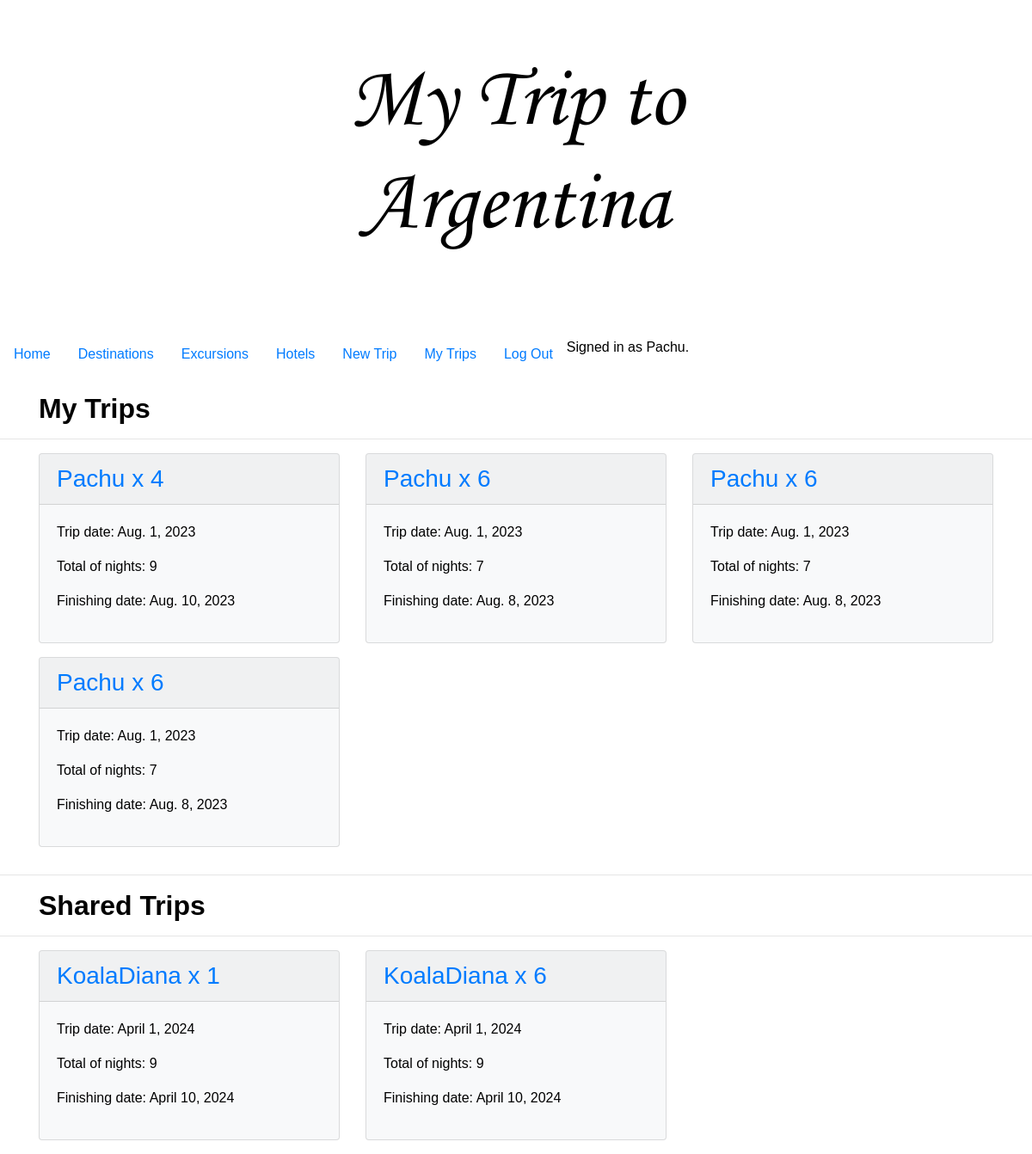
The app's page /mytrips (signed in) with its own data.
### argentina/models.py (models this page shows, shortened)
class User(AbstractUser):
    def __str__(self):
        return f"{self.username}"

class Trip(models.Model):
    name = models.CharField(max_length=200)
    nights = models.PositiveSmallIntegerField()
    user = models.ForeignKey(User, on_delete=models.CASCADE, related_name="trip_user")
    start_date = models.DateTimeField(default=django.utils.timezone.now, verbose_name='start_date')
    finish_date = models.DateTimeField(default=django.utils.timezone.now, verbose_name='finish_date')

class SharedUser(models.Model):
    trip_user = models.ForeignKey(User, on_delete=models.CASCADE, related_name="first_user")
    shared_user = models.ForeignKey(User, on_delete=models.CASCADE, related_name="second_user")
    trip = models.ForeignKey(Trip, on_delete=models.CASCADE, related_name="shared_trip")

### argentina/views.py (the view)
# urls.py: path("mytrips", views.mytrips, name="mytrips"),
@login_required
def mytrips(request):
    user_trips = Trip.objects.filter(user=request.user)
    return render(request, "argentina/mytrips.html", {
        "trips": user_trips,
        "shared_trips":request.user.second_user.all()
    })

### argentina/templates/argentina/mytrips.html (shortened to what this page needs)
{% extends "argentina/layout.html" %}
{% block body %}
    <br>
    <div class="container">
        <h2>My Trips</h2>
    </div>
    <hr>
    <div class="container">
        <div class="row">
            {% if trips %}
                {% for trip in trips %}
                    <div class="col-xs-1 col-sm-6 col-md-4">
                        <div class="card bg-light mb-3">
                            <h3 class="card-header"><a href="{% url 'trip' trip.id %}">{{ trip.name }}</a></h3>
                            <div class="card-body">
                                <p>Trip date: {{ trip.start_date.date }}</p>
                                <p>Total of nights: {{ trip.nights }}</p>
                                <p>Finishing date: {{ trip.finish_date.date }}</p>
                            </div>
                        </div>
                    </div>
                {% endfor %}
            {% else %}
                <h4>No trips created by you yet</h4>
            {% endif %}
        </div>
    </div>
    <hr>
    <div class="container">
        <h2>Shared Trips</h2>
    </div>
    <hr>
    <div class="container">
        <div class="row">
            {% if shared_trips %}
                {% for item in shared_trips %}
                    <div class="col-xs-1 col-sm-6 col-md-4">
                        <div class="card bg-light mb-3">
                            <h3 class="card-header"><a href="{% url 'trip' item.trip.id %}">{{ item.trip.name }}</a></h3>
                            <div class="card-body">
                                <p>Trip date: {{ item.trip.start_date.date }}</p>
                                <p>Total of nights: {{ item.trip.nights }}</p>
                                <p>Finishing date: {{ item.trip.finish_date.date }}</p>
                            </div>
                        </div>
                    </div>
                {% endfor %}
            {% else %}
                <h4>No trips were shared with you yet</h4>
            {% endif %}
        </div>
    </div>
{% endblock %}

### argentina/templates/argentina/layout.html (shortened to what this page needs)
{% load static %}
<!DOCTYPE html>
<html lang="en">
    <head>
        <link rel="stylesheet" href="https://stackpath.bootstrapcdn.com/bootstrap/4.4.1/css/bootstrap.min.css">
        <link href="{% static 'argentina/styles.css' %}" rel="stylesheet">
    </head>
    <body>
        <div id="header">
            <video src="../../static/argentina/images/fondo.mov" autoplay="true" muted="true" loop="true" poster="../../static/argentina/images/fondo.jpeg"></video>
            <strong><h1 class="app_title">My Trip to<br>Argentina</h1></strong>
            <br>
            <ul class="nav nav-pills">
                <li class="nav-item active">
                    <a class="nav-link" href="{% url 'index' %}">Home</a>
                </li>
                <li class="nav-item">
                    <a class="nav-link" href="{% url 'destinations' %}">Destinations</a>
                </li>
                <li class="nav-item">
                    <a class="nav-link" href="{% url 'excursions' %}">Excursions</a>
                </li>
                <li class="nav-item">
                    <a class="nav-link" href="{% url 'hotels' %}">Hotels</a>
                </li>
                {% if user.is_authenticated %}
                    <li class="nav-item">
                        <a class="nav-link" href="{% url 'newtrip' %}">New Trip</a>
                    </li>
                    <li class="nav-item">
                        <a class="nav-link" href="{% url 'mytrips' %}">My Trips</a>
                    </li>
                    <li class="nav-item">
                        <a class="nav-link" href="{% url 'logout' %}">Log Out</a>
                    </li>
                {% endif %}
                <div class="sigin-section">
                    {% if user.is_authenticated %}
                        Signed in as <strong>{{ user.username }}</strong>.
                    {% else %}
                        Not signed in.
                    {% endif %}
                </div>
            </ul>
        </div>
        {% block body %}
        {% endblock %}
    </body>
</html>

### argentina/static/argentina/styles.css (style rules this page uses)
body { color: #000000; font-family: itc-avant-garde-gothic-pro, sans-serif; font-style: normal; font-weight: 300; }
.app_title { font-family: myitalic; font-size: 100px; text-align: center; padding: 5% 0; }
#header { position: relative; overflow: hidden; height: 100%; }
video { position: absolute; left: 0; top: 0; width: 100%; z-index: -1; }
h2 { font-family: itc-avant-garde-gothic-pro, sans-serif; font-style: normal; font-weight: 700; }

### records on screen
User: username "Pachu"
Trip: name "Pachu x 4", start_date "Aug. 1, 2023", nights "9", finish_date "Aug. 10, 2023"
Trip: name "Pachu x 6", start_date "Aug. 1, 2023", nights "7", finish_date "Aug. 8, 2023"
Trip: name "Pachu x 6", start_date "Aug. 1, 2023", nights "7", finish_date "Aug. 8, 2023"
Trip: name "Pachu x 6", start_date "Aug. 1, 2023", nights "7", finish_date "Aug. 8, 2023"
SharedUser: trip.name "KoalaDiana x 1", trip.start_date "April 1, 2024", trip.nights "9", trip.finish_date "April 10, 2024"
SharedUser: trip.name "KoalaDiana x 6", trip.start_date "April 1, 2024", trip.nights "9", trip.finish_date "April 10, 2024"
